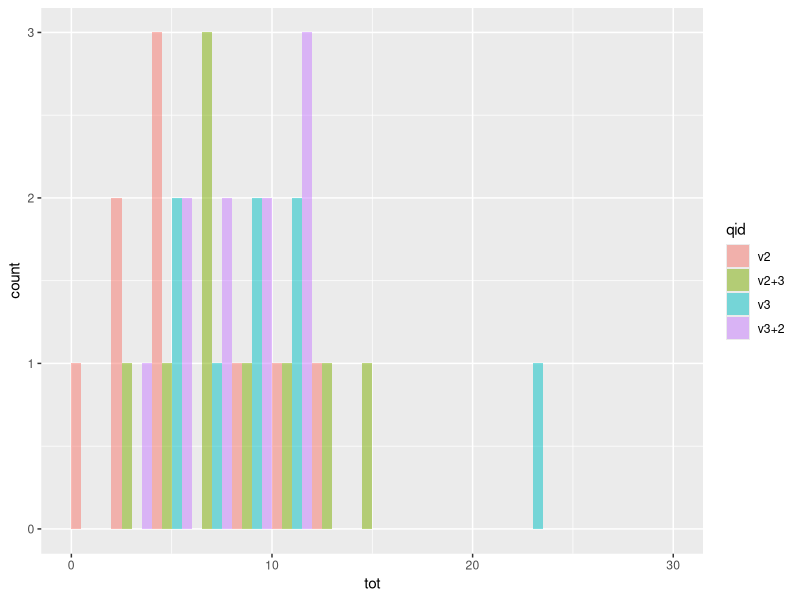
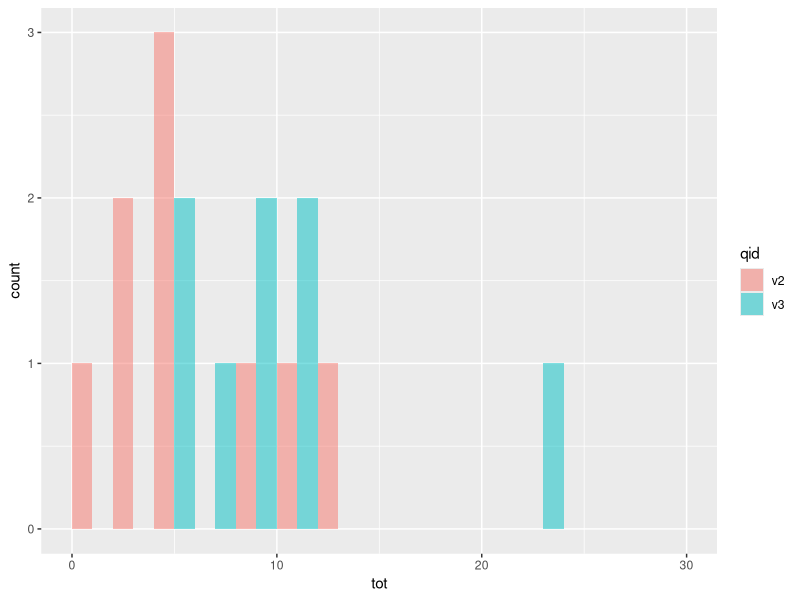

R code for these plots, in order:
s <- read.csv('./data/sp18-bcs-A.csv', stringsAsFactors=F)
a <- read.csv('./data/answers.csv', stringsAsFactors=F)$answer			# Read the answers in to a list

# Sort s on the basis of 'rid'
s <- s[order(s$rid),]

# From s create a data-frame r which details whether the response to each question was right or wrong (T or F)
r <- s[,c("rid", "qid")]

# Loop over the 30 answers
for (i in 1:30) {

	key <- paste("X", i, sep="")		# Create the X prefixed column name for the i-th question
	r[[key]] = s[[key]] == a[i]			# Compare the value in s$Xi to the actual answer (a[i]) and store it in 'r'
										# Note the use of [[]] instead of $ (which is a short-hand for [[]]) to access the column of the data-frame when using a variable to hold the column name
}

# Calculate the total for each student by summing over the Xi entries (which are columns 3 to 32)
r$tot <- rowSums(r[,3:32])		


# Graph data
library(ggplot2)

# Plot side-by-side histograms of the total scores earned for each qid (type / version mix)
p <- ggplot(r, aes(tot, fill=qid)) + geom_histogram(alpha = 0.5, breaks=seq(0,30,by=2), aes(y = ..count..), position ='dodge')

p2 <- ggplot(r[r$qid == "v2" | r$qid == "v3",], aes(tot, fill=qid)) + geom_histogram(alpha = 0.5, breaks=seq(0,30,by=2), aes(y = ..count..), position ='dodge')
